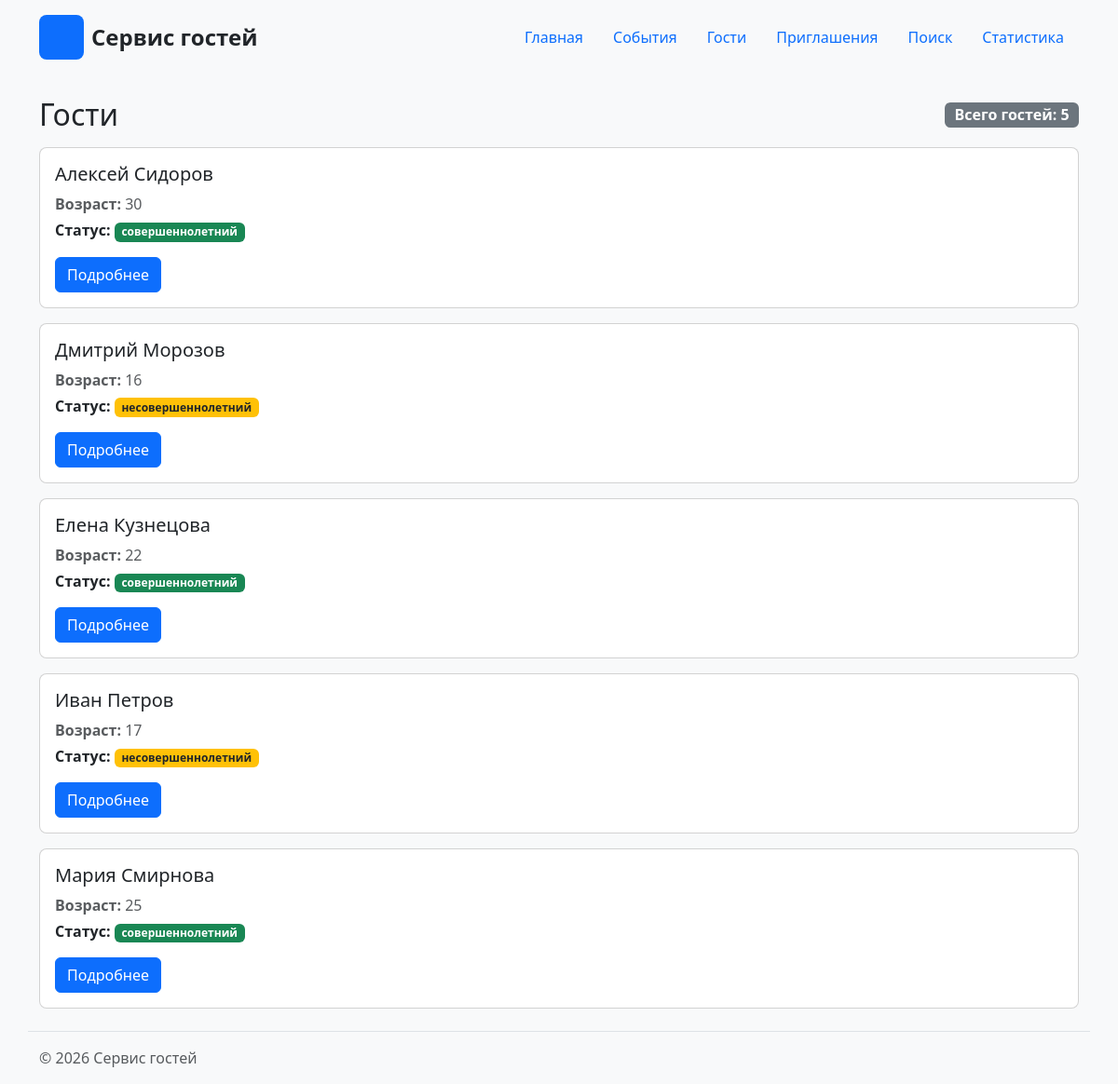
Page /guests/ on the committed database.
### guests/views.py (the view)
# urls.py: path("guests/", include("guests.urls")),
def guests(request):
    conn = get_connection()
    conn.row_factory = sqlite3.Row
    try:
        guests_list = conn.execute(
            """
            SELECT id, name, age
            FROM guests
            ORDER BY name ASC;
            """
        ).fetchall()
    finally:
        conn.close()
    context = {
        "guests": guests_list,
    }
    return render(request, "guests/guest_list.html", context)

### db/database.py (called while the page is built)
def get_connection():
    conn = sqlite3.connect(DB_PATH)
    conn.execute("PRAGMA foreign_keys = ON")
    return conn

### guests/templates/guests/guest_list.html (shortened to what this page needs)
{% extends "base.html" %}
{% block content %}
<div class="d-flex justify-content-between align-items-center mb-3">
    <h1 class="h2 mb-0">Гости</h1>
    <span class="badge bg-secondary fs-6">Всего гостей: {{ guests|length }}</span>
</div>
{% for guest in guests %}
    {% include "guests/includes/guest_card.html" %}
{% empty %}
    <p class="text-muted">Гости не найдены.</p>
{% endfor %}
{% endblock %}

### guests/templates/guests/includes/guest_card.html
<article class="card guest-card mb-3">
    <div class="card-body">
        <h2 class="card-title h5">
            {{ guest.name|default:"Без имени" }}
        </h2>
        <p class="card-text text-muted mb-1">
            <strong>Возраст:</strong> {{ guest.age }}
        </p>
        <p class="card-text mb-3">
            <strong>Статус:</strong>
            {% if guest.age >= 18 %}
                <span class="badge bg-success">совершеннолетний</span>
            {% else %}
                <span class="badge bg-warning text-dark">несовершеннолетний</span>
            {% endif %}
        </p>
        <a href="{% url 'guests:detail' guest.id %}" class="btn btn-primary">
            Подробнее
        </a>
    </div>
</article>

### homepage/static/homepage/css/style.css (style rules this page uses)
body { min-height: 100vh; background-color: #f8f9fa; }
.event-card, .guest-card, .invitation-card { margin-bottom: 1rem; border-radius: 8px; transition: transform 0.15s ease-in-out, box-shadow 0.15s ease-in-out; }

### rows in the picture
guests: name "Алексей Сидоров", age "30", shows "совершеннолетний"
guests: name "Дмитрий Морозов", age "16", shows "несовершеннолетний"
guests: name "Елена Кузнецова", age "22", shows "совершеннолетний"
guests: name "Иван Петров", age "17", shows "несовершеннолетний"
guests: name "Мария Смирнова", age "25", shows "совершеннолетний"

### other values in the picture
{{ guests|length }} "5"
